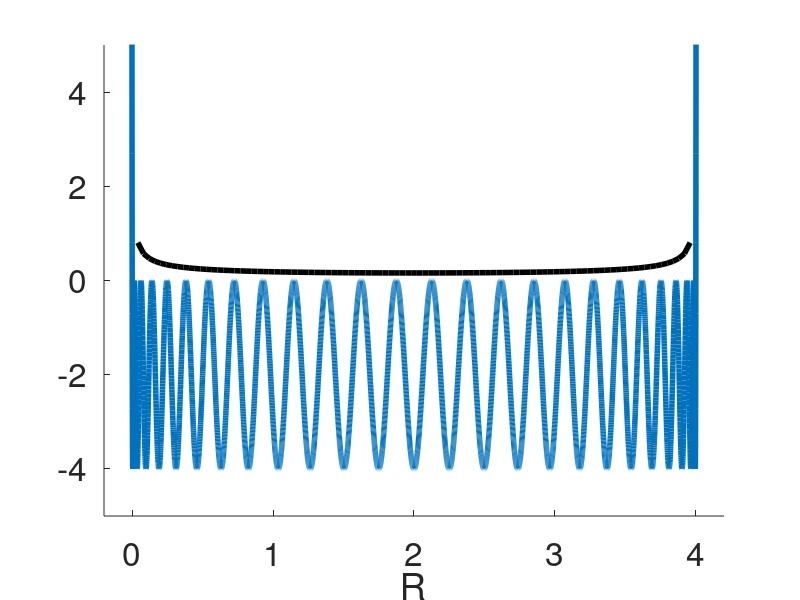
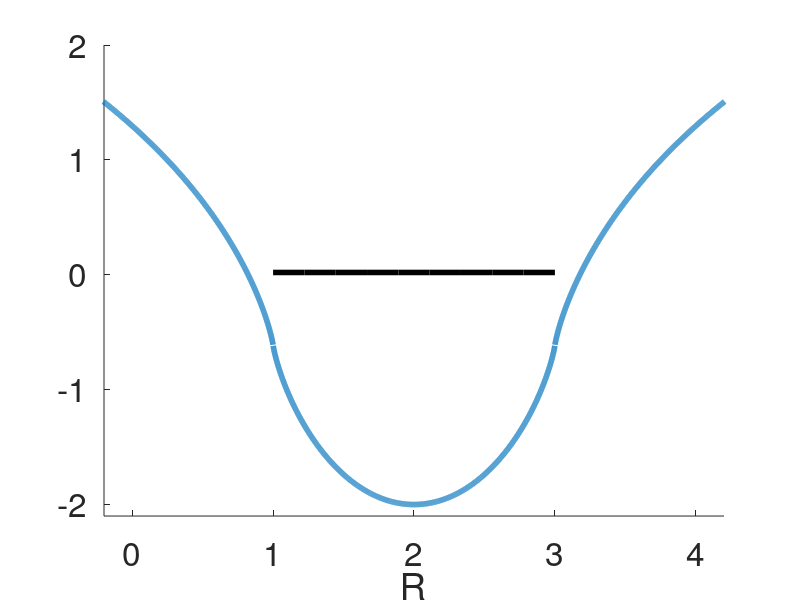
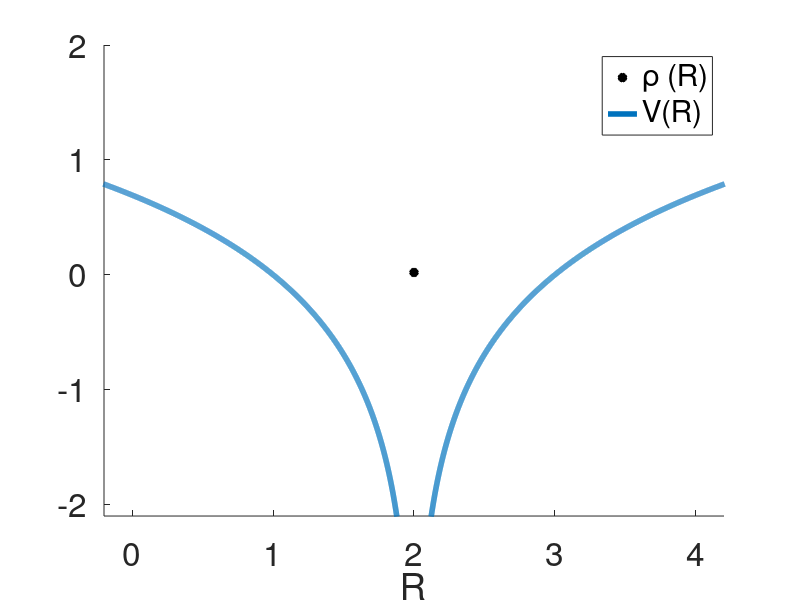

These figures' MATLAB source, in order:
%%
N=50
k=2*pi/N * (0:N-1);
R_vec = linspace(-1,5,1e4);
s=0;
for iR = 1:length(R_vec)
    R=R_vec(iR);
    V(iR) =(N/2/pi) * sum(log((2*cosh(s/2)-2*cos(k)-R)));
    V2(iR) = prod(2*cosh(s/2)-2*cos(k)-R);
end
R_vec2=linspace(-1,0,1e3);

E=linspace(2*cosh(s/2)-2,2*cosh(s/2)+2,100);
dE=E(2)-E(1)
rho = N/4/pi ./sqrt(1-(cosh(s/2)-E/2).^2);
% plot(E,rho*dE,E,N/4/pi* dE*(1./sqrt(E)))


figure;
axes('FontSize',24);
hold on
plot(E,dE*rho,'-k','LineWidth',4)
% plot(R_vec,real(V)/N,R_vec2,log(2)/pi + N/2/pi*sqrt(abs(R_vec2)),R_vec,ones(1,1e3)*log(2)/pi,':','LineWidth',4);
plot(R_vec,real(V2),'LineWidth',4);
xlabel('R');
% ylabel('V(R)/N');
axis([-.2 4.2 -5 5]);
%legend({'\rho (R)';'V(R)';' |R|^{1/2}'})
% legend({'\rho (R)';'V(R)'})
% axis([-.2 4.2 -2 2]);
% print(gcf, '-depsc2', ['/Users/danielhurowitz/PROJ/NEG/Figs/V_R_stepbystep_continuum.eps'])


%%
a=1;b=3;
r=linspace(-1,5,1e4);
figure;
axes('FontSize',24);
hold on
plot(linspace(a,b,10),ones(1,10)/N,'k','LineWidth',4)
plot(r,(r-a).*log(abs(r-a))-(r-b).*log(abs(r-b))+a-b,'LineWidth',4)
% legend({'\rho (R)';'V(R)'})
xlabel('R')
axis([-.2 4.2 -2.1 2]);
% print(gcf, '-depsc2', ['/Users/danielhurowitz/PROJ/NEG/Figs/V_R_stepbystep_uniform.eps'])

%%
r=linspace(-1,5,1e4);
figure;
axes('FontSize',24);
hold on
plot(2,1/N,'*k','LineWidth',4)
plot(r,log(abs(r-2)),'LineWidth',4)
legend({'\rho (R)';'V(R)'})
axis([-.2 4.2 -2.1 2]);xlabel('R')

% print(gcf, '-depsc2', ['/Users/danielhurowitz/PROJ/NEG/Figs/V_R_stepbystep_point.eps'])

xlabel('R')